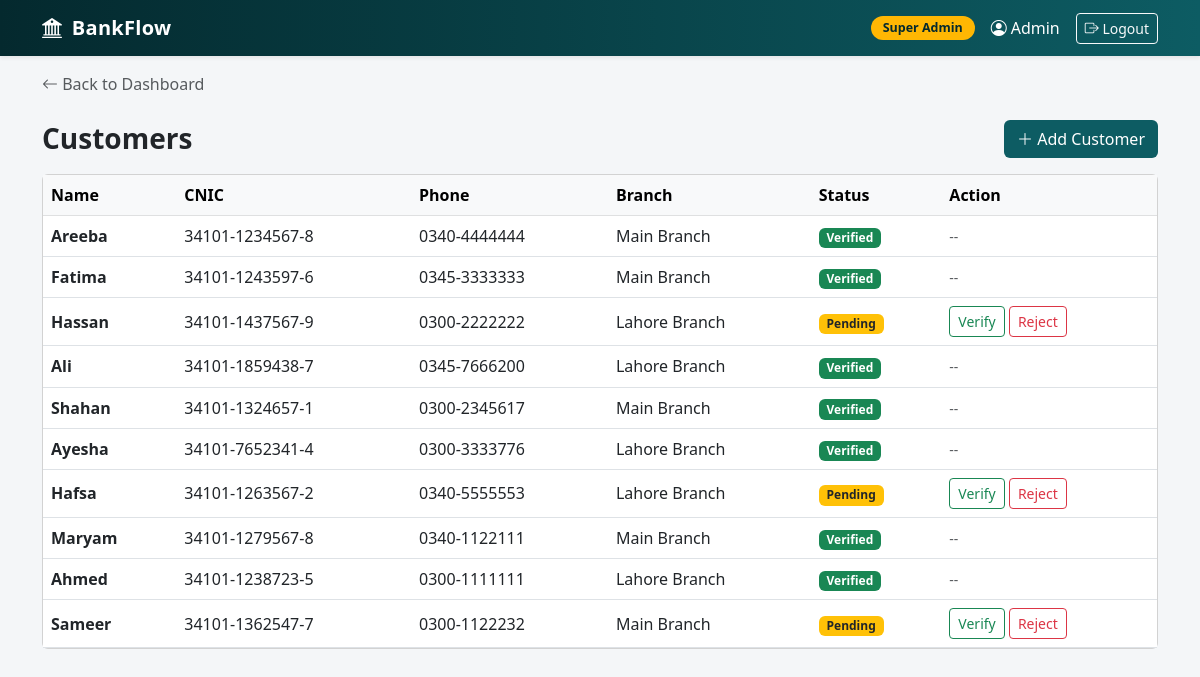
Page /customers/ (signed in) on the committed database.
### tables this page shows
CREATE TABLE users (
    user_id INTEGER PRIMARY KEY,
    username TEXT UNIQUE NOT NULL,
    password_hash TEXT NOT NULL,
    user_role TEXT NOT NULL CHECK (user_role IN ('SUPER_ADMIN','MANAGER','CUSTOMER')),
    is_active INTEGER NOT NULL DEFAULT 1 CHECK (is_active IN (0,1)),
    created_at TEXT NOT NULL DEFAULT (datetime('now')),
    branch_id INTEGER,
    customer_id INTEGER,
    FOREIGN KEY (branch_id) REFERENCES branches(branch_id),
    FOREIGN KEY (customer_id) REFERENCES customers(customer_id)
);

CREATE TABLE customers(
    customer_id INTEGER PRIMARY KEY,
    branch_id INTEGER NOT NULL,
    full_name TEXT NOT NULL,
    cnic TEXT UNIQUE NOT NULL,
    phone TEXT,
    email TEXT,
    cust_address TEXT,
    reg_status TEXT NOT NULL DEFAULT 'PENDING' CHECK(reg_status IN('PENDING','VERIFIED','REJECTED')),
    created_at TEXT NOT NULL DEFAULT (datetime('now')),
    FOREIGN KEY (branch_id) REFERENCES branches(branch_id)
);

CREATE TABLE branches(
    branch_id INTEGER PRIMARY KEY,
    branch_code TEXT UNIQUE NOT NULL,
    branch_name TEXT NOT NULL,
    city TEXT,
    created_at TEXT NOT NULL DEFAULT (datetime('now'))
);

### routes/customers.py (the view)
@bp.route("/")
@login_required
@role_required("SUPER_ADMIN","MANAGER")
def list_customers():
    if current_user.role =="MANAGER":
        rows = query("""SELECT c.* , b.branch_name FROM customers c
                     JOIN branches b ON b.branch_id =c.branch_id
                     WHERE c.branch_id=?
                     ORDER BY c.created_at DESC""",
                     (current_user.branch_id,))
    else:
        rows = query("""SELECT c.* ,b.branch_name FROM customers c
                     JOIN branches b ON b.branch_id =c.branch_id
                     ORDER BY c.created_at DESC""")
    return render_template("customers/list.html",customers=rows)

### auth.py (called while the page is built)
@login_manager.user_loader
def load_user(user_id):
    row=query("SELECT * FROM users WHERE user_id=?",(user_id,),one=True)
    return User(row) if row else None

def role_required(*roles):
    def decorater(f):
        @wraps(f)
        def wrapper (*args,**kwargs):
            if current_user.role not in roles:
                abort(403)
            return f(*args,**kwargs)
        return wrapper
    return decorater

### db.py (called while the page is built)
def get_db():
    if 'db' not in g:
        g.db=sqlite3.connect(config.DB_PATH)
        g.db.row_factory=sqlite3.Row
        g.db.execute("PRAGMA foreign_keys=ON")
    return g.db

def query(sql,params=(),one=False):
    rows=get_db().execute(sql,params).fetchall()
    if one:
        return rows[0]  if rows else None
    return rows

### templates/customers/list.html (shortened to what this page needs)
{% extends "base.html" %}
{% block back_link %}
<a href="{{ url_for('dashboard') }}" class="text-decoration-none text-muted">
    <i class="bi bi-arrow-left"></i> Back to Dashboard
</a>
{% endblock %}
{% block content %}
<div class="d-flex justify-content-between align-items-center mb-3">
    <h3 class="fw-bold mb-0">Customers</h3>
    <a href="{{ url_for('customers.add_customer') }}" class="btn text-white" style="background: var(--brand);">
        <i class="bi bi-plus-lg"></i> Add Customer
    </a>
</div>
<div class="card">
    <div class="table-responsive">
        <table class="table table-hover align-middle mb-0">
            <thead class="table-light">
                <tr>
                    <th>Name</th>
                    <th>CNIC</th>
                    <th>Phone</th>
                    <th>Branch</th>
                    <th>Status</th>
                    <th>Action</th>
                </tr>
            </thead>
            <tbody>
                {% for c in customers %}
                <tr>
                    <td class="fw-semibold">{{ c.full_name }}</td>
                    <td>{{ c.cnic }}</td>
                    <td>{{ c.phone }}</td>
                    <td>{{ c.branch_name }}</td>
                    <td>
                        {% if c.reg_status == 'VERIFIED' %}
                        <span class="badge bg-success">Verified</span>
                        {% elif c.reg_status == 'REJECTED' %}
                        <span class="badge bg-danger">Rejected</span>
                        {% else %}
                        <span class="badge bg-warning text-dark">Pending</span>
                        {% endif %}
                    </td>
                    <td>
                        {% if c.reg_status == 'PENDING' %}
                        <form method="post" action="{{ url_for('customers.verify_customer', cid=c.customer_id) }}"
                            class="d-inline">
                            <button class="btn btn-sm btn-outline-success">Verify</button>
                        </form>
                        <form method="post" action="{{ url_for('customers.verify_customer', cid=c.customer_id) }}"
                            class="d-inline">
                            <button class="btn btn-sm btn-outline-danger">Reject</button>
                        </form>
                        {% else %}
                        <span class="text-muted small">--</span>
                        {% endif %}
                    </td>
                </tr>
                {% else %}
                <tr>
                    <td colspan="6" class="text-center text-muted py-4">No customers yet</td>
                </tr>
                {% endfor %}
            </tbody>
        </table>
    </div>
</div>
{% endblock %}

### templates/base.html (shortened to what this page needs)
<!DOCTYPE html>
<html lang="en">
<head>
    <link href="https://cdn.jsdelivr.net/npm/bootstrap@5.3.0/dist/css/bootstrap.min.css" rel="stylesheet">
    <link href="https://cdn.jsdelivr.net/npm/bootstrap-icons@1.11.0/font/bootstrap-icons.css" rel="stylesheet">
</head>
<body>
    {% if current_user.is_authenticated %}
    <nav class="navbar navbar-expand navbar-dark bg-brand shadow-sm">
        <div class="container">
            <a class="navbar-brand" href="{{ url_for('dashboard') }}">
                <i class="bi bi-bank2 me-1"></i> BankFlow
            </a>
            <div class="navbar-nav ms-auto align-items-center">
                <span class="role-badge me-3">
                    {% if current_user.role == 'SUPER_ADMIN' %}Super Admin
                    {% elif current_user.role == 'MANAGER' %}Bank Manager
                    {% else %}Customer{% endif %}
                </span>
                <span class="navbar-text text-white me-3">
                    <i class="bi bi-person-circle me-1"></i>{{ current_user.username }}
                </span>
                <a class="btn btn-sm btn-outline-light" href="{{ url_for('auth.logout') }}">
                    <i class="bi bi-box-arrow-right"></i> Logout
                </a>
            </div>
        </div>
    </nav>
    {% endif %}
    <div class="container mt-3">
        {% block back_link %}{% endblock %}
    </div>
    <div class="container mt-4">
        {% block content %}{% endblock %}
    </div>
</body>
</html>

### templates/base.html (style rules this page uses)
:root { --brand: #0d5c63; --brand-dark: #04292e; --accent: #ffb703; }
body { background: #f4f6f8; font-family: 'Segoe UI', system-ui, sans-serif; }
.navbar-brand { font-weight: 700; letter-spacing: .3px; }
.bg-brand { background: linear-gradient(90deg, var(--brand-dark), var(--brand)); }
.role-badge { background: var(--accent); color: var(--brand-dark); font-weight: 600; padding: 3px 12px; border-radius: 20px; font-size: .78rem; }

### rows in the picture
users: username "Admin"
customers: full_name "Areeba", cnic "34101-1234567-8", phone "0340-4444444", branch_name "Main Branch", reg_status "Verified"
customers: full_name "Fatima", cnic "34101-1243597-6", phone "0345-3333333", branch_name "Main Branch", reg_status "Verified"
customers: full_name "Hassan", cnic "34101-1437567-9", phone "0300-2222222", branch_name "Lahore Branch", reg_status "Pending"
customers: full_name "Ali", cnic "34101-1859438-7", phone "0345-7666200", branch_name "Lahore Branch", reg_status "Verified"
customers: full_name "Shahan", cnic "34101-1324657-1", phone "0300-2345617", branch_name "Main Branch", reg_status "Verified"
customers: full_name "Ayesha", cnic "34101-7652341-4", phone "0300-3333776", branch_name "Lahore Branch", reg_status "Verified"
customers: full_name "Hafsa", cnic "34101-1263567-2", phone "0340-5555553", branch_name "Lahore Branch", reg_status "Pending"
customers: full_name "Maryam", cnic "34101-1279567-8", phone "0340-1122111", branch_name "Main Branch", reg_status "Verified"
customers: full_name "Ahmed", cnic "34101-1238723-5", phone "0300-1111111", branch_name "Lahore Branch", reg_status "Verified"
customers: full_name "Sameer", cnic "34101-1362547-7", phone "0300-1122232", branch_name "Main Branch", reg_status "Pending"
